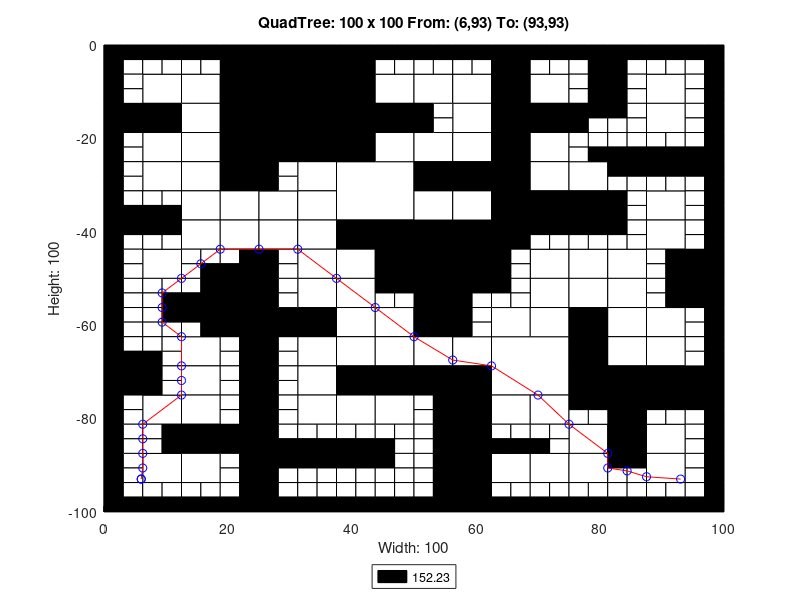

MATLAB code for this plot:
axis([0 100 -100 0]);
title('QuadTree: 100 x 100 From: (6,93) To: (93,93)');
xlabel('Width: 100');
ylabel('Height: 100');
rectangle('Position',[25 -12.5 12.5 12.5], 'FaceColor',[0 0 0]);
rectangle('Position',[25 -25 12.5 12.5], 'FaceColor',[0 0 0]);
rectangle('Position',[37.5 -37.5 12.5 12.5], 'FaceColor',[1 1 1]);
rectangle('Position',[50 -50 12.5 12.5], 'FaceColor',[0 0 0]);
rectangle('Position',[62.5 -75 12.5 12.5], 'FaceColor',[1 1 1]);
rectangle('Position',[6.25 -12.5 6.25 6.25], 'FaceColor',[1 1 1]);
rectangle('Position',[18.75 -6.25 6.25 6.25], 'FaceColor',[0 0 0]);
rectangle('Position',[12.5 -12.5 6.25 6.25], 'FaceColor',[1 1 1]);
rectangle('Position',[18.75 -12.5 6.25 6.25], 'FaceColor',[0 0 0]);
rectangle('Position',[0 -18.75 6.25 6.25], 'FaceColor',[0 0 0]);
rectangle('Position',[6.25 -18.75 6.25 6.25], 'FaceColor',[0 0 0]);
rectangle('Position',[6.25 -25 6.25 6.25], 'FaceColor',[1 1 1]);
rectangle('Position',[12.5 -18.75 6.25 6.25], 'FaceColor',[1 1 1]);
rectangle('Position',[18.75 -18.75 6.25 6.25], 'FaceColor',[0 0 0]);
rectangle('Position',[12.5 -25 6.25 6.25], 'FaceColor',[1 1 1]);
rectangle('Position',[18.75 -25 6.25 6.25], 'FaceColor',[0 0 0]);
rectangle('Position',[37.5 -6.25 6.25 6.25], 'FaceColor',[0 0 0]);
rectangle('Position',[37.5 -12.5 6.25 6.25], 'FaceColor',[0 0 0]);
rectangle('Position',[43.75 -12.5 6.25 6.25], 'FaceColor',[1 1 1]);
rectangle('Position',[37.5 -18.75 6.25 6.25], 'FaceColor',[0 0 0]);
rectangle('Position',[43.75 -18.75 6.25 6.25], 'FaceColor',[0 0 0]);
rectangle('Position',[37.5 -25 6.25 6.25], 'FaceColor',[0 0 0]);
rectangle('Position',[43.75 -25 6.25 6.25], 'FaceColor',[1 1 1]);
rectangle('Position',[6.25 -31.25 6.25 6.25], 'FaceColor',[1 1 1]);
rectangle('Position',[12.5 -31.25 6.25 6.25], 'FaceColor',[1 1 1]);
rectangle('Position',[18.75 -31.25 6.25 6.25], 'FaceColor',[0 0 0]);
rectangle('Position',[12.5 -37.5 6.25 6.25], 'FaceColor',[1 1 1]);
rectangle('Position',[18.75 -37.5 6.25 6.25], 'FaceColor',[1 1 1]);
rectangle('Position',[6.25 -50 6.25 6.25], 'FaceColor',[1 1 1]);
rectangle('Position',[12.5 -43.75 6.25 6.25], 'FaceColor',[1 1 1]);
rectangle('Position',[18.75 -43.75 6.25 6.25], 'FaceColor',[1 1 1]);
rectangle('Position',[31.25 -31.25 6.25 6.25], 'FaceColor',[1 1 1]);
rectangle('Position',[25 -37.5 6.25 6.25], 'FaceColor',[1 1 1]);
rectangle('Position',[31.25 -37.5 6.25 6.25], 'FaceColor',[1 1 1]);
rectangle('Position',[25 -43.75 6.25 6.25], 'FaceColor',[1 1 1]);
rectangle('Position',[31.25 -43.75 6.25 6.25], 'FaceColor',[1 1 1]);
rectangle('Position',[31.25 -50 6.25 6.25], 'FaceColor',[1 1 1]);
rectangle('Position',[37.5 -43.75 6.25 6.25], 'FaceColor',[0 0 0]);
rectangle('Position',[43.75 -43.75 6.25 6.25], 'FaceColor',[0 0 0]);
rectangle('Position',[37.5 -50 6.25 6.25], 'FaceColor',[1 1 1]);
rectangle('Position',[43.75 -50 6.25 6.25], 'FaceColor',[0 0 0]);
rectangle('Position',[50 -12.5 6.25 6.25], 'FaceColor',[1 1 1]);
rectangle('Position',[56.25 -12.5 6.25 6.25], 'FaceColor',[1 1 1]);
rectangle('Position',[62.5 -6.25 6.25 6.25], 'FaceColor',[0 0 0]);
rectangle('Position',[62.5 -12.5 6.25 6.25], 'FaceColor',[0 0 0]);
rectangle('Position',[68.75 -12.5 6.25 6.25], 'FaceColor',[1 1 1]);
rectangle('Position',[56.25 -18.75 6.25 6.25], 'FaceColor',[1 1 1]);
rectangle('Position',[50 -25 6.25 6.25], 'FaceColor',[1 1 1]);
rectangle('Position',[56.25 -25 6.25 6.25], 'FaceColor',[1 1 1]);
rectangle('Position',[62.5 -18.75 6.25 6.25], 'FaceColor',[0 0 0]);
rectangle('Position',[68.75 -18.75 6.25 6.25], 'FaceColor',[0 0 0]);
rectangle('Position',[62.5 -25 6.25 6.25], 'FaceColor',[0 0 0]);
rectangle('Position',[68.75 -25 6.25 6.25], 'FaceColor',[1 1 1]);
rectangle('Position',[87.5 -12.5 6.25 6.25], 'FaceColor',[1 1 1]);
rectangle('Position',[87.5 -18.75 6.25 6.25], 'FaceColor',[1 1 1]);
rectangle('Position',[50 -31.25 6.25 6.25], 'FaceColor',[0 0 0]);
rectangle('Position',[56.25 -31.25 6.25 6.25], 'FaceColor',[0 0 0]);
rectangle('Position',[50 -37.5 6.25 6.25], 'FaceColor',[1 1 1]);
rectangle('Position',[56.25 -37.5 6.25 6.25], 'FaceColor',[1 1 1]);
rectangle('Position',[62.5 -31.25 6.25 6.25], 'FaceColor',[0 0 0]);
rectangle('Position',[68.75 -31.25 6.25 6.25], 'FaceColor',[1 1 1]);
rectangle('Position',[62.5 -37.5 6.25 6.25], 'FaceColor',[0 0 0]);
rectangle('Position',[68.75 -37.5 6.25 6.25], 'FaceColor',[0 0 0]);
rectangle('Position',[62.5 -43.75 6.25 6.25], 'FaceColor',[0 0 0]);
rectangle('Position',[68.75 -50 6.25 6.25], 'FaceColor',[1 1 1]);
rectangle('Position',[75 -31.25 6.25 6.25], 'FaceColor',[1 1 1]);
rectangle('Position',[75 -37.5 6.25 6.25], 'FaceColor',[0 0 0]);
rectangle('Position',[87.5 -37.5 6.25 6.25], 'FaceColor',[1 1 1]);
rectangle('Position',[75 -50 6.25 6.25], 'FaceColor',[1 1 1]);
rectangle('Position',[81.25 -50 6.25 6.25], 'FaceColor',[1 1 1]);
rectangle('Position',[87.5 -43.75 6.25 6.25], 'FaceColor',[1 1 1]);
rectangle('Position',[93.75 -50 6.25 6.25], 'FaceColor',[0 0 0]);
rectangle('Position',[18.75 -56.25 6.25 6.25], 'FaceColor',[0 0 0]);
rectangle('Position',[18.75 -62.5 6.25 6.25], 'FaceColor',[0 0 0]);
rectangle('Position',[0 -75 6.25 6.25], 'FaceColor',[0 0 0]);
rectangle('Position',[12.5 -68.75 6.25 6.25], 'FaceColor',[1 1 1]);
rectangle('Position',[12.5 -75 6.25 6.25], 'FaceColor',[1 1 1]);
rectangle('Position',[31.25 -56.25 6.25 6.25], 'FaceColor',[1 1 1]);
rectangle('Position',[25 -62.5 6.25 6.25], 'FaceColor',[0 0 0]);
rectangle('Position',[31.25 -62.5 6.25 6.25], 'FaceColor',[0 0 0]);
rectangle('Position',[37.5 -56.25 6.25 6.25], 'FaceColor',[1 1 1]);
rectangle('Position',[37.5 -62.5 6.25 6.25], 'FaceColor',[1 1 1]);
rectangle('Position',[43.75 -62.5 6.25 6.25], 'FaceColor',[1 1 1]);
rectangle('Position',[31.25 -68.75 6.25 6.25], 'FaceColor',[1 1 1]);
rectangle('Position',[31.25 -75 6.25 6.25], 'FaceColor',[1 1 1]);
rectangle('Position',[37.5 -68.75 6.25 6.25], 'FaceColor',[1 1 1]);
rectangle('Position',[43.75 -68.75 6.25 6.25], 'FaceColor',[1 1 1]);
rectangle('Position',[37.5 -75 6.25 6.25], 'FaceColor',[0 0 0]);
rectangle('Position',[43.75 -75 6.25 6.25], 'FaceColor',[0 0 0]);
rectangle('Position',[6.25 -81.25 6.25 6.25], 'FaceColor',[1 1 1]);
rectangle('Position',[12.5 -81.25 6.25 6.25], 'FaceColor',[1 1 1]);
rectangle('Position',[12.5 -87.5 6.25 6.25], 'FaceColor',[0 0 0]);
rectangle('Position',[18.75 -87.5 6.25 6.25], 'FaceColor',[0 0 0]);
rectangle('Position',[6.25 -93.75 6.25 6.25], 'FaceColor',[1 1 1]);
rectangle('Position',[12.5 -93.75 6.25 6.25], 'FaceColor',[1 1 1]);
rectangle('Position',[31.25 -81.25 6.25 6.25], 'FaceColor',[1 1 1]);
rectangle('Position',[37.5 -81.25 6.25 6.25], 'FaceColor',[1 1 1]);
rectangle('Position',[43.75 -81.25 6.25 6.25], 'FaceColor',[1 1 1]);
rectangle('Position',[50 -56.25 6.25 6.25], 'FaceColor',[0 0 0]);
rectangle('Position',[50 -62.5 6.25 6.25], 'FaceColor',[0 0 0]);
rectangle('Position',[68.75 -56.25 6.25 6.25], 'FaceColor',[1 1 1]);
rectangle('Position',[62.5 -62.5 6.25 6.25], 'FaceColor',[1 1 1]);
rectangle('Position',[68.75 -62.5 6.25 6.25], 'FaceColor',[1 1 1]);
rectangle('Position',[50 -68.75 6.25 6.25], 'FaceColor',[1 1 1]);
rectangle('Position',[56.25 -68.75 6.25 6.25], 'FaceColor',[1 1 1]);
rectangle('Position',[50 -75 6.25 6.25], 'FaceColor',[0 0 0]);
rectangle('Position',[56.25 -75 6.25 6.25], 'FaceColor',[0 0 0]);
rectangle('Position',[75 -56.25 6.25 6.25], 'FaceColor',[1 1 1]);
rectangle('Position',[81.25 -56.25 6.25 6.25], 'FaceColor',[1 1 1]);
rectangle('Position',[75 -62.5 6.25 6.25], 'FaceColor',[0 0 0]);
rectangle('Position',[81.25 -62.5 6.25 6.25], 'FaceColor',[1 1 1]);
rectangle('Position',[93.75 -56.25 6.25 6.25], 'FaceColor',[0 0 0]);
rectangle('Position',[87.5 -62.5 6.25 6.25], 'FaceColor',[1 1 1]);
rectangle('Position',[75 -68.75 6.25 6.25], 'FaceColor',[0 0 0]);
rectangle('Position',[81.25 -68.75 6.25 6.25], 'FaceColor',[1 1 1]);
rectangle('Position',[75 -75 6.25 6.25], 'FaceColor',[0 0 0]);
rectangle('Position',[81.25 -75 6.25 6.25], 'FaceColor',[0 0 0]);
rectangle('Position',[87.5 -68.75 6.25 6.25], 'FaceColor',[1 1 1]);
rectangle('Position',[87.5 -75 6.25 6.25], 'FaceColor',[0 0 0]);
rectangle('Position',[93.75 -75 6.25 6.25], 'FaceColor',[0 0 0]);
rectangle('Position',[56.25 -81.25 6.25 6.25], 'FaceColor',[0 0 0]);
rectangle('Position',[56.25 -87.5 6.25 6.25], 'FaceColor',[0 0 0]);
rectangle('Position',[62.5 -81.25 6.25 6.25], 'FaceColor',[1 1 1]);
rectangle('Position',[68.75 -81.25 6.25 6.25], 'FaceColor',[1 1 1]);
rectangle('Position',[56.25 -93.75 6.25 6.25], 'FaceColor',[0 0 0]);
rectangle('Position',[56.25 -100 6.25 6.25], 'FaceColor',[0 0 0]);
rectangle('Position',[62.5 -93.75 6.25 6.25], 'FaceColor',[1 1 1]);
rectangle('Position',[68.75 -93.75 6.25 6.25], 'FaceColor',[1 1 1]);
rectangle('Position',[81.25 -81.25 6.25 6.25], 'FaceColor',[0 0 0]);
rectangle('Position',[75 -87.5 6.25 6.25], 'FaceColor',[1 1 1]);
rectangle('Position',[81.25 -87.5 6.25 6.25], 'FaceColor',[0 0 0]);
rectangle('Position',[87.5 -87.5 6.25 6.25], 'FaceColor',[1 1 1]);
rectangle('Position',[75 -93.75 6.25 6.25], 'FaceColor',[1 1 1]);
rectangle('Position',[87.5 -93.75 6.25 6.25], 'FaceColor',[1 1 1]);
rectangle('Position',[0 -3.125 3.125 3.125], 'FaceColor',[0 0 0]);
rectangle('Position',[3.125 -3.125 3.125 3.125], 'FaceColor',[0 0 0]);
rectangle('Position',[0 -6.25 3.125 3.125], 'FaceColor',[0 0 0]);
rectangle('Position',[3.125 -6.25 3.125 3.125], 'FaceColor',[1 1 1]);
rectangle('Position',[6.25 -3.125 3.125 3.125], 'FaceColor',[0 0 0]);
rectangle('Position',[9.375 -3.125 3.125 3.125], 'FaceColor',[0 0 0]);
rectangle('Position',[6.25 -6.25 3.125 3.125], 'FaceColor',[1 1 1]);
rectangle('Position',[9.375 -6.25 3.125 3.125], 'FaceColor',[1 1 1]);
rectangle('Position',[0 -9.375 3.125 3.125], 'FaceColor',[0 0 0]);
rectangle('Position',[3.125 -9.375 3.125 3.125], 'FaceColor',[1 1 1]);
rectangle('Position',[0 -12.5 3.125 3.125], 'FaceColor',[0 0 0]);
rectangle('Position',[3.125 -12.5 3.125 3.125], 'FaceColor',[1 1 1]);
rectangle('Position',[12.5 -3.125 3.125 3.125], 'FaceColor',[0 0 0]);
rectangle('Position',[15.625 -3.125 3.125 3.125], 'FaceColor',[0 0 0]);
rectangle('Position',[12.5 -6.25 3.125 3.125], 'FaceColor',[1 1 1]);
rectangle('Position',[15.625 -6.25 3.125 3.125], 'FaceColor',[1 1 1]);
rectangle('Position',[0 -21.875 3.125 3.125], 'FaceColor',[0 0 0]);
rectangle('Position',[3.125 -21.875 3.125 3.125], 'FaceColor',[1 1 1]);
rectangle('Position',[0 -25 3.125 3.125], 'FaceColor',[0 0 0]);
rectangle('Position',[3.125 -25 3.125 3.125], 'FaceColor',[1 1 1]);
rectangle('Position',[43.75 -3.125 3.125 3.125], 'FaceColor',[0 0 0]);
rectangle('Position',[46.875 -3.125 3.125 3.125], 'FaceColor',[0 0 0]);
rectangle('Position',[43.75 -6.25 3.125 3.125], 'FaceColor',[1 1 1]);
rectangle('Position',[46.875 -6.25 3.125 3.125], 'FaceColor',[1 1 1]);
rectangle('Position',[0 -28.125 3.125 3.125], 'FaceColor',[0 0 0]);
rectangle('Position',[3.125 -28.125 3.125 3.125], 'FaceColor',[1 1 1]);
rectangle('Position',[0 -31.25 3.125 3.125], 'FaceColor',[0 0 0]);
rectangle('Position',[3.125 -31.25 3.125 3.125], 'FaceColor',[1 1 1]);
rectangle('Position',[0 -34.375 3.125 3.125], 'FaceColor',[0 0 0]);
rectangle('Position',[3.125 -34.375 3.125 3.125], 'FaceColor',[1 1 1]);
rectangle('Position',[0 -37.5 3.125 3.125], 'FaceColor',[0 0 0]);
rectangle('Position',[3.125 -37.5 3.125 3.125], 'FaceColor',[0 0 0]);
rectangle('Position',[6.25 -34.375 3.125 3.125], 'FaceColor',[1 1 1]);
rectangle('Position',[9.375 -34.375 3.125 3.125], 'FaceColor',[1 1 1]);
rectangle('Position',[6.25 -37.5 3.125 3.125], 'FaceColor',[0 0 0]);
rectangle('Position',[9.375 -37.5 3.125 3.125], 'FaceColor',[0 0 0]);
rectangle('Position',[0 -40.625 3.125 3.125], 'FaceColor',[0 0 0]);
rectangle('Position',[3.125 -40.625 3.125 3.125], 'FaceColor',[0 0 0]);
rectangle('Position',[0 -43.75 3.125 3.125], 'FaceColor',[0 0 0]);
rectangle('Position',[3.125 -43.75 3.125 3.125], 'FaceColor',[1 1 1]);
rectangle('Position',[6.25 -40.625 3.125 3.125], 'FaceColor',[0 0 0]);
rectangle('Position',[9.375 -40.625 3.125 3.125], 'FaceColor',[0 0 0]);
rectangle('Position',[6.25 -43.75 3.125 3.125], 'FaceColor',[1 1 1]);
rectangle('Position',[9.375 -43.75 3.125 3.125], 'FaceColor',[1 1 1]);
rectangle('Position',[0 -46.875 3.125 3.125], 'FaceColor',[0 0 0]);
rectangle('Position',[3.125 -46.875 3.125 3.125], 'FaceColor',[1 1 1]);
rectangle('Position',[0 -50 3.125 3.125], 'FaceColor',[0 0 0]);
rectangle('Position',[3.125 -50 3.125 3.125], 'FaceColor',[1 1 1]);
rectangle('Position',[12.5 -46.875 3.125 3.125], 'FaceColor',[1 1 1]);
rectangle('Position',[15.625 -46.875 3.125 3.125], 'FaceColor',[1 1 1]);
rectangle('Position',[12.5 -50 3.125 3.125], 'FaceColor',[1 1 1]);
rectangle('Position',[15.625 -50 3.125 3.125], 'FaceColor',[0 0 0]);
rectangle('Position',[18.75 -46.875 3.125 3.125], 'FaceColor',[1 1 1]);
rectangle('Position',[21.875 -46.875 3.125 3.125], 'FaceColor',[0 0 0]);
rectangle('Position',[18.75 -50 3.125 3.125], 'FaceColor',[0 0 0]);
rectangle('Position',[21.875 -50 3.125 3.125], 'FaceColor',[0 0 0]);
rectangle('Position',[25 -28.125 3.125 3.125], 'FaceColor',[0 0 0]);
rectangle('Position',[28.125 -28.125 3.125 3.125], 'FaceColor',[1 1 1]);
rectangle('Position',[25 -31.25 3.125 3.125], 'FaceColor',[0 0 0]);
rectangle('Position',[28.125 -31.25 3.125 3.125], 'FaceColor',[1 1 1]);
rectangle('Position',[25 -46.875 3.125 3.125], 'FaceColor',[0 0 0]);
rectangle('Position',[28.125 -46.875 3.125 3.125], 'FaceColor',[1 1 1]);
rectangle('Position',[25 -50 3.125 3.125], 'FaceColor',[0 0 0]);
rectangle('Position',[28.125 -50 3.125 3.125], 'FaceColor',[1 1 1]);
rectangle('Position',[50 -3.125 3.125 3.125], 'FaceColor',[0 0 0]);
rectangle('Position',[53.125 -3.125 3.125 3.125], 'FaceColor',[0 0 0]);
rectangle('Position',[50 -6.25 3.125 3.125], 'FaceColor',[1 1 1]);
rectangle('Position',[53.125 -6.25 3.125 3.125], 'FaceColor',[1 1 1]);
rectangle('Position',[56.25 -3.125 3.125 3.125], 'FaceColor',[0 0 0]);
rectangle('Position',[59.375 -3.125 3.125 3.125], 'FaceColor',[0 0 0]);
rectangle('Position',[56.25 -6.25 3.125 3.125], 'FaceColor',[1 1 1]);
rectangle('Position',[59.375 -6.25 3.125 3.125], 'FaceColor',[1 1 1]);
rectangle('Position',[68.75 -3.125 3.125 3.125], 'FaceColor',[0 0 0]);
rectangle('Position',[71.875 -3.125 3.125 3.125], 'FaceColor',[0 0 0]);
rectangle('Position',[68.75 -6.25 3.125 3.125], 'FaceColor',[1 1 1]);
rectangle('Position',[71.875 -6.25 3.125 3.125], 'FaceColor',[1 1 1]);
rectangle('Position',[50 -15.625 3.125 3.125], 'FaceColor',[0 0 0]);
rectangle('Position',[53.125 -15.625 3.125 3.125], 'FaceColor',[1 1 1]);
rectangle('Position',[50 -18.75 3.125 3.125], 'FaceColor',[0 0 0]);
rectangle('Position',[53.125 -18.75 3.125 3.125], 'FaceColor',[1 1 1]);
rectangle('Position',[75 -3.125 3.125 3.125], 'FaceColor',[0 0 0]);
rectangle('Position',[78.125 -3.125 3.125 3.125], 'FaceColor',[0 0 0]);
rectangle('Position',[75 -6.25 3.125 3.125], 'FaceColor',[1 1 1]);
rectangle('Position',[78.125 -6.25 3.125 3.125], 'FaceColor',[0 0 0]);
rectangle('Position',[81.25 -3.125 3.125 3.125], 'FaceColor',[0 0 0]);
rectangle('Position',[84.375 -3.125 3.125 3.125], 'FaceColor',[0 0 0]);
rectangle('Position',[81.25 -6.25 3.125 3.125], 'FaceColor',[0 0 0]);
rectangle('Position',[84.375 -6.25 3.125 3.125], 'FaceColor',[1 1 1]);
rectangle('Position',[75 -9.375 3.125 3.125], 'FaceColor',[1 1 1]);
rectangle('Position',[78.125 -9.375 3.125 3.125], 'FaceColor',[0 0 0]);
rectangle('Position',[75 -12.5 3.125 3.125], 'FaceColor',[1 1 1]);
rectangle('Position',[78.125 -12.5 3.125 3.125], 'FaceColor',[0 0 0]);
rectangle('Position',[81.25 -9.375 3.125 3.125], 'FaceColor',[0 0 0]);
rectangle('Position',[84.375 -9.375 3.125 3.125], 'FaceColor',[1 1 1]);
rectangle('Position',[81.25 -12.5 3.125 3.125], 'FaceColor',[0 0 0]);
rectangle('Position',[84.375 -12.5 3.125 3.125], 'FaceColor',[1 1 1]);
rectangle('Position',[87.5 -3.125 3.125 3.125], 'FaceColor',[0 0 0]);
rectangle('Position',[90.625 -3.125 3.125 3.125], 'FaceColor',[0 0 0]);
rectangle('Position',[87.5 -6.25 3.125 3.125], 'FaceColor',[1 1 1]);
rectangle('Position',[90.625 -6.25 3.125 3.125], 'FaceColor',[1 1 1]);
rectangle('Position',[93.75 -3.125 3.125 3.125], 'FaceColor',[0 0 0]);
rectangle('Position',[96.875 -3.125 3.125 3.125], 'FaceColor',[0 0 0]);
rectangle('Position',[93.75 -6.25 3.125 3.125], 'FaceColor',[1 1 1]);
rectangle('Position',[96.875 -6.25 3.125 3.125], 'FaceColor',[0 0 0]);
rectangle('Position',[93.75 -9.375 3.125 3.125], 'FaceColor',[1 1 1]);
rectangle('Position',[96.875 -9.375 3.125 3.125], 'FaceColor',[0 0 0]);
rectangle('Position',[93.75 -12.5 3.125 3.125], 'FaceColor',[1 1 1]);
rectangle('Position',[96.875 -12.5 3.125 3.125], 'FaceColor',[0 0 0]);
rectangle('Position',[75 -15.625 3.125 3.125], 'FaceColor',[0 0 0]);
rectangle('Position',[78.125 -15.625 3.125 3.125], 'FaceColor',[0 0 0]);
rectangle('Position',[75 -18.75 3.125 3.125], 'FaceColor',[0 0 0]);
rectangle('Position',[78.125 -18.75 3.125 3.125], 'FaceColor',[1 1 1]);
rectangle('Position',[81.25 -15.625 3.125 3.125], 'FaceColor',[0 0 0]);
rectangle('Position',[84.375 -15.625 3.125 3.125], 'FaceColor',[1 1 1]);
rectangle('Position',[81.25 -18.75 3.125 3.125], 'FaceColor',[1 1 1]);
rectangle('Position',[84.375 -18.75 3.125 3.125], 'FaceColor',[1 1 1]);
rectangle('Position',[75 -21.875 3.125 3.125], 'FaceColor',[1 1 1]);
rectangle('Position',[78.125 -21.875 3.125 3.125], 'FaceColor',[1 1 1]);
rectangle('Position',[75 -25 3.125 3.125], 'FaceColor',[1 1 1]);
rectangle('Position',[78.125 -25 3.125 3.125], 'FaceColor',[0 0 0]);
rectangle('Position',[81.25 -21.875 3.125 3.125], 'FaceColor',[1 1 1]);
rectangle('Position',[84.375 -21.875 3.125 3.125], 'FaceColor',[1 1 1]);
rectangle('Position',[81.25 -25 3.125 3.125], 'FaceColor',[0 0 0]);
rectangle('Position',[84.375 -25 3.125 3.125], 'FaceColor',[0 0 0]);
rectangle('Position',[93.75 -15.625 3.125 3.125], 'FaceColor',[1 1 1]);
rectangle('Position',[96.875 -15.625 3.125 3.125], 'FaceColor',[0 0 0]);
rectangle('Position',[93.75 -18.75 3.125 3.125], 'FaceColor',[1 1 1]);
rectangle('Position',[96.875 -18.75 3.125 3.125], 'FaceColor',[0 0 0]);
rectangle('Position',[87.5 -21.875 3.125 3.125], 'FaceColor',[1 1 1]);
rectangle('Position',[90.625 -21.875 3.125 3.125], 'FaceColor',[1 1 1]);
rectangle('Position',[87.5 -25 3.125 3.125], 'FaceColor',[0 0 0]);
rectangle('Position',[90.625 -25 3.125 3.125], 'FaceColor',[0 0 0]);
rectangle('Position',[93.75 -21.875 3.125 3.125], 'FaceColor',[1 1 1]);
rectangle('Position',[96.875 -21.875 3.125 3.125], 'FaceColor',[0 0 0]);
rectangle('Position',[93.75 -25 3.125 3.125], 'FaceColor',[0 0 0]);
rectangle('Position',[96.875 -25 3.125 3.125], 'FaceColor',[0 0 0]);
rectangle('Position',[68.75 -40.625 3.125 3.125], 'FaceColor',[0 0 0]);
rectangle('Position',[71.875 -40.625 3.125 3.125], 'FaceColor',[0 0 0]);
rectangle('Position',[68.75 -43.75 3.125 3.125], 'FaceColor',[1 1 1]);
rectangle('Position',[71.875 -43.75 3.125 3.125], 'FaceColor',[1 1 1]);
rectangle('Position',[62.5 -46.875 3.125 3.125], 'FaceColor',[0 0 0]);
rectangle('Position',[65.625 -46.875 3.125 3.125], 'FaceColor',[1 1 1]);
rectangle('Position',[62.5 -50 3.125 3.125], 'FaceColor',[0 0 0]);
rectangle('Position',[65.625 -50 3.125 3.125], 'FaceColor',[1 1 1]);
rectangle('Position',[81.25 -28.125 3.125 3.125], 'FaceColor',[0 0 0]);
rectangle('Position',[84.375 -28.125 3.125 3.125], 'FaceColor',[0 0 0]);
rectangle('Position',[81.25 -31.25 3.125 3.125], 'FaceColor',[1 1 1]);
rectangle('Position',[84.375 -31.25 3.125 3.125], 'FaceColor',[1 1 1]);
rectangle('Position',[81.25 -34.375 3.125 3.125], 'FaceColor',[0 0 0]);
rectangle('Position',[84.375 -34.375 3.125 3.125], 'FaceColor',[1 1 1]);
rectangle('Position',[81.25 -37.5 3.125 3.125], 'FaceColor',[0 0 0]);
rectangle('Position',[84.375 -37.5 3.125 3.125], 'FaceColor',[1 1 1]);
rectangle('Position',[87.5 -28.125 3.125 3.125], 'FaceColor',[0 0 0]);
rectangle('Position',[90.625 -28.125 3.125 3.125], 'FaceColor',[0 0 0]);
rectangle('Position',[87.5 -31.25 3.125 3.125], 'FaceColor',[1 1 1]);
rectangle('Position',[90.625 -31.25 3.125 3.125], 'FaceColor',[1 1 1]);
rectangle('Position',[93.75 -28.125 3.125 3.125], 'FaceColor',[0 0 0]);
rectangle('Position',[96.875 -28.125 3.125 3.125], 'FaceColor',[0 0 0]);
rectangle('Position',[93.75 -31.25 3.125 3.125], 'FaceColor',[1 1 1]);
rectangle('Position',[96.875 -31.25 3.125 3.125], 'FaceColor',[0 0 0]);
rectangle('Position',[93.75 -34.375 3.125 3.125], 'FaceColor',[1 1 1]);
rectangle('Position',[96.875 -34.375 3.125 3.125], 'FaceColor',[0 0 0]);
rectangle('Position',[93.75 -37.5 3.125 3.125], 'FaceColor',[1 1 1]);
rectangle('Position',[96.875 -37.5 3.125 3.125], 'FaceColor',[0 0 0]);
rectangle('Position',[75 -40.625 3.125 3.125], 'FaceColor',[0 0 0]);
rectangle('Position',[78.125 -40.625 3.125 3.125], 'FaceColor',[0 0 0]);
rectangle('Position',[75 -43.75 3.125 3.125], 'FaceColor',[1 1 1]);
rectangle('Position',[78.125 -43.75 3.125 3.125], 'FaceColor',[1 1 1]);
rectangle('Position',[81.25 -40.625 3.125 3.125], 'FaceColor',[0 0 0]);
rectangle('Position',[84.375 -40.625 3.125 3.125], 'FaceColor',[1 1 1]);
rectangle('Position',[81.25 -43.75 3.125 3.125], 'FaceColor',[1 1 1]);
rectangle('Position',[84.375 -43.75 3.125 3.125], 'FaceColor',[1 1 1]);
rectangle('Position',[93.75 -40.625 3.125 3.125], 'FaceColor',[1 1 1]);
rectangle('Position',[96.875 -40.625 3.125 3.125], 'FaceColor',[0 0 0]);
rectangle('Position',[93.75 -43.75 3.125 3.125], 'FaceColor',[1 1 1]);
rectangle('Position',[96.875 -43.75 3.125 3.125], 'FaceColor',[0 0 0]);
rectangle('Position',[87.5 -46.875 3.125 3.125], 'FaceColor',[1 1 1]);
rectangle('Position',[90.625 -46.875 3.125 3.125], 'FaceColor',[0 0 0]);
rectangle('Position',[87.5 -50 3.125 3.125], 'FaceColor',[1 1 1]);
rectangle('Position',[90.625 -50 3.125 3.125], 'FaceColor',[0 0 0]);
rectangle('Position',[0 -53.125 3.125 3.125], 'FaceColor',[0 0 0]);
rectangle('Position',[3.125 -53.125 3.125 3.125], 'FaceColor',[1 1 1]);
rectangle('Position',[0 -56.25 3.125 3.125], 'FaceColor',[0 0 0]);
rectangle('Position',[3.125 -56.25 3.125 3.125], 'FaceColor',[1 1 1]);
rectangle('Position',[6.25 -53.125 3.125 3.125], 'FaceColor',[1 1 1]);
rectangle('Position',[9.375 -53.125 3.125 3.125], 'FaceColor',[1 1 1]);
rectangle('Position',[6.25 -56.25 3.125 3.125], 'FaceColor',[1 1 1]);
rectangle('Position',[9.375 -56.25 3.125 3.125], 'FaceColor',[0 0 0]);
rectangle('Position',[0 -59.375 3.125 3.125], 'FaceColor',[0 0 0]);
rectangle('Position',[3.125 -59.375 3.125 3.125], 'FaceColor',[1 1 1]);
rectangle('Position',[0 -62.5 3.125 3.125], 'FaceColor',[0 0 0]);
rectangle('Position',[3.125 -62.5 3.125 3.125], 'FaceColor',[1 1 1]);
rectangle('Position',[6.25 -59.375 3.125 3.125], 'FaceColor',[1 1 1]);
rectangle('Position',[9.375 -59.375 3.125 3.125], 'FaceColor',[0 0 0]);
rectangle('Position',[6.25 -62.5 3.125 3.125], 'FaceColor',[1 1 1]);
rectangle('Position',[9.375 -62.5 3.125 3.125], 'FaceColor',[1 1 1]);
rectangle('Position',[12.5 -53.125 3.125 3.125], 'FaceColor',[1 1 1]);
rectangle('Position',[15.625 -53.125 3.125 3.125], 'FaceColor',[0 0 0]);
rectangle('Position',[12.5 -56.25 3.125 3.125], 'FaceColor',[0 0 0]);
rectangle('Position',[15.625 -56.25 3.125 3.125], 'FaceColor',[0 0 0]);
rectangle('Position',[12.5 -59.375 3.125 3.125], 'FaceColor',[0 0 0]);
rectangle('Position',[15.625 -59.375 3.125 3.125], 'FaceColor',[0 0 0]);
rectangle('Position',[12.5 -62.5 3.125 3.125], 'FaceColor',[1 1 1]);
rectangle('Position',[15.625 -62.5 3.125 3.125], 'FaceColor',[0 0 0]);
rectangle('Position',[0 -65.625 3.125 3.125], 'FaceColor',[0 0 0]);
rectangle('Position',[3.125 -65.625 3.125 3.125], 'FaceColor',[1 1 1]);
rectangle('Position',[0 -68.75 3.125 3.125], 'FaceColor',[0 0 0]);
rectangle('Position',[3.125 -68.75 3.125 3.125], 'FaceColor',[0 0 0]);
rectangle('Position',[6.25 -65.625 3.125 3.125], 'FaceColor',[1 1 1]);
rectangle('Position',[9.375 -65.625 3.125 3.125], 'FaceColor',[1 1 1]);
rectangle('Position',[6.25 -68.75 3.125 3.125], 'FaceColor',[0 0 0]);
rectangle('Position',[9.375 -68.75 3.125 3.125], 'FaceColor',[1 1 1]);
rectangle('Position',[6.25 -71.875 3.125 3.125], 'FaceColor',[0 0 0]);
rectangle('Position',[9.375 -71.875 3.125 3.125], 'FaceColor',[1 1 1]);
rectangle('Position',[6.25 -75 3.125 3.125], 'FaceColor',[0 0 0]);
rectangle('Position',[9.375 -75 3.125 3.125], 'FaceColor',[1 1 1]);
rectangle('Position',[18.75 -65.625 3.125 3.125], 'FaceColor',[1 1 1]);
rectangle('Position',[21.875 -65.625 3.125 3.125], 'FaceColor',[0 0 0]);
rectangle('Position',[18.75 -68.75 3.125 3.125], 'FaceColor',[1 1 1]);
rectangle('Position',[21.875 -68.75 3.125 3.125], 'FaceColor',[0 0 0]);
rectangle('Position',[18.75 -71.875 3.125 3.125], 'FaceColor',[1 1 1]);
rectangle('Position',[21.875 -71.875 3.125 3.125], 'FaceColor',[0 0 0]);
rectangle('Position',[18.75 -75 3.125 3.125], 'FaceColor',[1 1 1]);
rectangle('Position',[21.875 -75 3.125 3.125], 'FaceColor',[0 0 0]);
rectangle('Position',[25 -53.125 3.125 3.125], 'FaceColor',[0 0 0]);
rectangle('Position',[28.125 -53.125 3.125 3.125], 'FaceColor',[1 1 1]);
rectangle('Position',[25 -56.25 3.125 3.125], 'FaceColor',[0 0 0]);
rectangle('Position',[28.125 -56.25 3.125 3.125], 'FaceColor',[1 1 1]);
rectangle('Position',[43.75 -53.125 3.125 3.125], 'FaceColor',[0 0 0]);
rectangle('Position',[46.875 -53.125 3.125 3.125], 'FaceColor',[0 0 0]);
rectangle('Position',[43.75 -56.25 3.125 3.125], 'FaceColor',[1 1 1]);
rectangle('Position',[46.875 -56.25 3.125 3.125], 'FaceColor',[1 1 1]);
rectangle('Position',[25 -65.625 3.125 3.125], 'FaceColor',[0 0 0]);
rectangle('Position',[28.125 -65.625 3.125 3.125], 'FaceColor',[1 1 1]);
rectangle('Position',[25 -68.75 3.125 3.125], 'FaceColor',[0 0 0]);
rectangle('Position',[28.125 -68.75 3.125 3.125], 'FaceColor',[1 1 1]);
rectangle('Position',[25 -71.875 3.125 3.125], 'FaceColor',[0 0 0]);
rectangle('Position',[28.125 -71.875 3.125 3.125], 'FaceColor',[1 1 1]);
rectangle('Position',[25 -75 3.125 3.125], 'FaceColor',[0 0 0]);
rectangle('Position',[28.125 -75 3.125 3.125], 'FaceColor',[1 1 1]);
rectangle('Position',[0 -78.125 3.125 3.125], 'FaceColor',[0 0 0]);
rectangle('Position',[3.125 -78.125 3.125 3.125], 'FaceColor',[1 1 1]);
rectangle('Position',[0 -81.25 3.125 3.125], 'FaceColor',[0 0 0]);
rectangle('Position',[3.125 -81.25 3.125 3.125], 'FaceColor',[1 1 1]);
rectangle('Position',[0 -84.375 3.125 3.125], 'FaceColor',[0 0 0]);
rectangle('Position',[3.125 -84.375 3.125 3.125], 'FaceColor',[1 1 1]);
rectangle('Position',[0 -87.5 3.125 3.125], 'FaceColor',[0 0 0]);
rectangle('Position',[3.125 -87.5 3.125 3.125], 'FaceColor',[1 1 1]);
rectangle('Position',[6.25 -84.375 3.125 3.125], 'FaceColor',[1 1 1]);
rectangle('Position',[9.375 -84.375 3.125 3.125], 'FaceColor',[0 0 0]);
rectangle('Position',[6.25 -87.5 3.125 3.125], 'FaceColor',[1 1 1]);
rectangle('Position',[9.375 -87.5 3.125 3.125], 'FaceColor',[0 0 0]);
rectangle('Position',[18.75 -78.125 3.125 3.125], 'FaceColor',[1 1 1]);
rectangle('Position',[21.875 -78.125 3.125 3.125], 'FaceColor',[0 0 0]);
rectangle('Position',[18.75 -81.25 3.125 3.125], 'FaceColor',[1 1 1]);
rectangle('Position',[21.875 -81.25 3.125 3.125], 'FaceColor',[0 0 0]);
rectangle('Position',[0 -90.625 3.125 3.125], 'FaceColor',[0 0 0]);
rectangle('Position',[3.125 -90.625 3.125 3.125], 'FaceColor',[1 1 1]);
rectangle('Position',[0 -93.75 3.125 3.125], 'FaceColor',[0 0 0]);
rectangle('Position',[3.125 -93.75 3.125 3.125], 'FaceColor',[1 1 1]);
rectangle('Position',[0 -96.875 3.125 3.125], 'FaceColor',[0 0 0]);
rectangle('Position',[3.125 -96.875 3.125 3.125], 'FaceColor',[1 1 1]);
rectangle('Position',[0 -100 3.125 3.125], 'FaceColor',[0 0 0]);
rectangle('Position',[3.125 -100 3.125 3.125], 'FaceColor',[0 0 0]);
rectangle('Position',[6.25 -96.875 3.125 3.125], 'FaceColor',[1 1 1]);
rectangle('Position',[9.375 -96.875 3.125 3.125], 'FaceColor',[1 1 1]);
rectangle('Position',[6.25 -100 3.125 3.125], 'FaceColor',[0 0 0]);
rectangle('Position',[9.375 -100 3.125 3.125], 'FaceColor',[0 0 0]);
rectangle('Position',[18.75 -90.625 3.125 3.125], 'FaceColor',[1 1 1]);
rectangle('Position',[21.875 -90.625 3.125 3.125], 'FaceColor',[0 0 0]);
rectangle('Position',[18.75 -93.75 3.125 3.125], 'FaceColor',[1 1 1]);
rectangle('Position',[21.875 -93.75 3.125 3.125], 'FaceColor',[0 0 0]);
rectangle('Position',[12.5 -96.875 3.125 3.125], 'FaceColor',[1 1 1]);
rectangle('Position',[15.625 -96.875 3.125 3.125], 'FaceColor',[1 1 1]);
rectangle('Position',[12.5 -100 3.125 3.125], 'FaceColor',[0 0 0]);
rectangle('Position',[15.625 -100 3.125 3.125], 'FaceColor',[0 0 0]);
rectangle('Position',[18.75 -96.875 3.125 3.125], 'FaceColor',[1 1 1]);
rectangle('Position',[21.875 -96.875 3.125 3.125], 'FaceColor',[0 0 0]);
rectangle('Position',[18.75 -100 3.125 3.125], 'FaceColor',[0 0 0]);
rectangle('Position',[21.875 -100 3.125 3.125], 'FaceColor',[0 0 0]);
rectangle('Position',[25 -78.125 3.125 3.125], 'FaceColor',[0 0 0]);
rectangle('Position',[28.125 -78.125 3.125 3.125], 'FaceColor',[1 1 1]);
rectangle('Position',[25 -81.25 3.125 3.125], 'FaceColor',[0 0 0]);
rectangle('Position',[28.125 -81.25 3.125 3.125], 'FaceColor',[1 1 1]);
rectangle('Position',[25 -84.375 3.125 3.125], 'FaceColor',[0 0 0]);
rectangle('Position',[28.125 -84.375 3.125 3.125], 'FaceColor',[1 1 1]);
rectangle('Position',[25 -87.5 3.125 3.125], 'FaceColor',[0 0 0]);
rectangle('Position',[28.125 -87.5 3.125 3.125], 'FaceColor',[0 0 0]);
rectangle('Position',[31.25 -84.375 3.125 3.125], 'FaceColor',[1 1 1]);
rectangle('Position',[34.375 -84.375 3.125 3.125], 'FaceColor',[1 1 1]);
rectangle('Position',[31.25 -87.5 3.125 3.125], 'FaceColor',[0 0 0]);
rectangle('Position',[34.375 -87.5 3.125 3.125], 'FaceColor',[0 0 0]);
rectangle('Position',[37.5 -84.375 3.125 3.125], 'FaceColor',[1 1 1]);
rectangle('Position',[40.625 -84.375 3.125 3.125], 'FaceColor',[1 1 1]);
rectangle('Position',[37.5 -87.5 3.125 3.125], 'FaceColor',[0 0 0]);
rectangle('Position',[40.625 -87.5 3.125 3.125], 'FaceColor',[0 0 0]);
rectangle('Position',[43.75 -84.375 3.125 3.125], 'FaceColor',[1 1 1]);
rectangle('Position',[46.875 -84.375 3.125 3.125], 'FaceColor',[1 1 1]);
rectangle('Position',[43.75 -87.5 3.125 3.125], 'FaceColor',[0 0 0]);
rectangle('Position',[46.875 -87.5 3.125 3.125], 'FaceColor',[1 1 1]);
rectangle('Position',[25 -90.625 3.125 3.125], 'FaceColor',[0 0 0]);
rectangle('Position',[28.125 -90.625 3.125 3.125], 'FaceColor',[0 0 0]);
rectangle('Position',[25 -93.75 3.125 3.125], 'FaceColor',[0 0 0]);
rectangle('Position',[28.125 -93.75 3.125 3.125], 'FaceColor',[1 1 1]);
rectangle('Position',[31.25 -90.625 3.125 3.125], 'FaceColor',[0 0 0]);
rectangle('Position',[34.375 -90.625 3.125 3.125], 'FaceColor',[0 0 0]);
rectangle('Position',[31.25 -93.75 3.125 3.125], 'FaceColor',[1 1 1]);
rectangle('Position',[34.375 -93.75 3.125 3.125], 'FaceColor',[1 1 1]);
rectangle('Position',[25 -96.875 3.125 3.125], 'FaceColor',[0 0 0]);
rectangle('Position',[28.125 -96.875 3.125 3.125], 'FaceColor',[1 1 1]);
rectangle('Position',[25 -100 3.125 3.125], 'FaceColor',[0 0 0]);
rectangle('Position',[28.125 -100 3.125 3.125], 'FaceColor',[0 0 0]);
rectangle('Position',[31.25 -96.875 3.125 3.125], 'FaceColor',[1 1 1]);
rectangle('Position',[34.375 -96.875 3.125 3.125], 'FaceColor',[1 1 1]);
rectangle('Position',[31.25 -100 3.125 3.125], 'FaceColor',[0 0 0]);
rectangle('Position',[34.375 -100 3.125 3.125], 'FaceColor',[0 0 0]);
rectangle('Position',[37.5 -90.625 3.125 3.125], 'FaceColor',[0 0 0]);
rectangle('Position',[40.625 -90.625 3.125 3.125], 'FaceColor',[0 0 0]);
rectangle('Position',[37.5 -93.75 3.125 3.125], 'FaceColor',[1 1 1]);
rectangle('Position',[40.625 -93.75 3.125 3.125], 'FaceColor',[1 1 1]);
rectangle('Position',[43.75 -90.625 3.125 3.125], 'FaceColor',[0 0 0]);
rectangle('Position',[46.875 -90.625 3.125 3.125], 'FaceColor',[1 1 1]);
rectangle('Position',[43.75 -93.75 3.125 3.125], 'FaceColor',[1 1 1]);
rectangle('Position',[46.875 -93.75 3.125 3.125], 'FaceColor',[1 1 1]);
rectangle('Position',[37.5 -96.875 3.125 3.125], 'FaceColor',[1 1 1]);
rectangle('Position',[40.625 -96.875 3.125 3.125], 'FaceColor',[1 1 1]);
rectangle('Position',[37.5 -100 3.125 3.125], 'FaceColor',[0 0 0]);
rectangle('Position',[40.625 -100 3.125 3.125], 'FaceColor',[0 0 0]);
rectangle('Position',[43.75 -96.875 3.125 3.125], 'FaceColor',[1 1 1]);
rectangle('Position',[46.875 -96.875 3.125 3.125], 'FaceColor',[1 1 1]);
rectangle('Position',[43.75 -100 3.125 3.125], 'FaceColor',[0 0 0]);
rectangle('Position',[46.875 -100 3.125 3.125], 'FaceColor',[0 0 0]);
rectangle('Position',[56.25 -53.125 3.125 3.125], 'FaceColor',[0 0 0]);
rectangle('Position',[59.375 -53.125 3.125 3.125], 'FaceColor',[0 0 0]);
rectangle('Position',[56.25 -56.25 3.125 3.125], 'FaceColor',[0 0 0]);
rectangle('Position',[59.375 -56.25 3.125 3.125], 'FaceColor',[1 1 1]);
rectangle('Position',[56.25 -59.375 3.125 3.125], 'FaceColor',[0 0 0]);
rectangle('Position',[59.375 -59.375 3.125 3.125], 'FaceColor',[1 1 1]);
rectangle('Position',[56.25 -62.5 3.125 3.125], 'FaceColor',[0 0 0]);
rectangle('Position',[59.375 -62.5 3.125 3.125], 'FaceColor',[1 1 1]);
rectangle('Position',[62.5 -53.125 3.125 3.125], 'FaceColor',[0 0 0]);
rectangle('Position',[65.625 -53.125 3.125 3.125], 'FaceColor',[1 1 1]);
rectangle('Position',[62.5 -56.25 3.125 3.125], 'FaceColor',[1 1 1]);
rectangle('Position',[65.625 -56.25 3.125 3.125], 'FaceColor',[1 1 1]);
rectangle('Position',[87.5 -53.125 3.125 3.125], 'FaceColor',[1 1 1]);
rectangle('Position',[90.625 -53.125 3.125 3.125], 'FaceColor',[0 0 0]);
rectangle('Position',[87.5 -56.25 3.125 3.125], 'FaceColor',[1 1 1]);
rectangle('Position',[90.625 -56.25 3.125 3.125], 'FaceColor',[0 0 0]);
rectangle('Position',[93.75 -59.375 3.125 3.125], 'FaceColor',[1 1 1]);
rectangle('Position',[96.875 -59.375 3.125 3.125], 'FaceColor',[0 0 0]);
rectangle('Position',[93.75 -62.5 3.125 3.125], 'FaceColor',[1 1 1]);
rectangle('Position',[96.875 -62.5 3.125 3.125], 'FaceColor',[0 0 0]);
rectangle('Position',[93.75 -65.625 3.125 3.125], 'FaceColor',[1 1 1]);
rectangle('Position',[96.875 -65.625 3.125 3.125], 'FaceColor',[0 0 0]);
rectangle('Position',[93.75 -68.75 3.125 3.125], 'FaceColor',[1 1 1]);
rectangle('Position',[96.875 -68.75 3.125 3.125], 'FaceColor',[0 0 0]);
rectangle('Position',[50 -78.125 3.125 3.125], 'FaceColor',[1 1 1]);
rectangle('Position',[53.125 -78.125 3.125 3.125], 'FaceColor',[0 0 0]);
rectangle('Position',[50 -81.25 3.125 3.125], 'FaceColor',[1 1 1]);
rectangle('Position',[53.125 -81.25 3.125 3.125], 'FaceColor',[0 0 0]);
rectangle('Position',[50 -84.375 3.125 3.125], 'FaceColor',[1 1 1]);
rectangle('Position',[53.125 -84.375 3.125 3.125], 'FaceColor',[0 0 0]);
rectangle('Position',[50 -87.5 3.125 3.125], 'FaceColor',[1 1 1]);
rectangle('Position',[53.125 -87.5 3.125 3.125], 'FaceColor',[0 0 0]);
rectangle('Position',[62.5 -84.375 3.125 3.125], 'FaceColor',[1 1 1]);
rectangle('Position',[65.625 -84.375 3.125 3.125], 'FaceColor',[1 1 1]);
rectangle('Position',[62.5 -87.5 3.125 3.125], 'FaceColor',[0 0 0]);
rectangle('Position',[65.625 -87.5 3.125 3.125], 'FaceColor',[0 0 0]);
rectangle('Position',[68.75 -84.375 3.125 3.125], 'FaceColor',[1 1 1]);
rectangle('Position',[71.875 -84.375 3.125 3.125], 'FaceColor',[1 1 1]);
rectangle('Position',[68.75 -87.5 3.125 3.125], 'FaceColor',[0 0 0]);
rectangle('Position',[71.875 -87.5 3.125 3.125], 'FaceColor',[1 1 1]);
rectangle('Position',[50 -90.625 3.125 3.125], 'FaceColor',[1 1 1]);
rectangle('Position',[53.125 -90.625 3.125 3.125], 'FaceColor',[0 0 0]);
rectangle('Position',[50 -93.75 3.125 3.125], 'FaceColor',[1 1 1]);
rectangle('Position',[53.125 -93.75 3.125 3.125], 'FaceColor',[0 0 0]);
rectangle('Position',[50 -96.875 3.125 3.125], 'FaceColor',[1 1 1]);
rectangle('Position',[53.125 -96.875 3.125 3.125], 'FaceColor',[0 0 0]);
rectangle('Position',[50 -100 3.125 3.125], 'FaceColor',[0 0 0]);
rectangle('Position',[53.125 -100 3.125 3.125], 'FaceColor',[0 0 0]);
rectangle('Position',[62.5 -96.875 3.125 3.125], 'FaceColor',[1 1 1]);
rectangle('Position',[65.625 -96.875 3.125 3.125], 'FaceColor',[1 1 1]);
rectangle('Position',[62.5 -100 3.125 3.125], 'FaceColor',[0 0 0]);
rectangle('Position',[65.625 -100 3.125 3.125], 'FaceColor',[0 0 0]);
rectangle('Position',[68.75 -96.875 3.125 3.125], 'FaceColor',[1 1 1]);
rectangle('Position',[71.875 -96.875 3.125 3.125], 'FaceColor',[1 1 1]);
rectangle('Position',[68.75 -100 3.125 3.125], 'FaceColor',[0 0 0]);
rectangle('Position',[71.875 -100 3.125 3.125], 'FaceColor',[0 0 0]);
rectangle('Position',[75 -78.125 3.125 3.125], 'FaceColor',[0 0 0]);
rectangle('Position',[78.125 -78.125 3.125 3.125], 'FaceColor',[0 0 0]);
rectangle('Position',[75 -81.25 3.125 3.125], 'FaceColor',[1 1 1]);
rectangle('Position',[78.125 -81.25 3.125 3.125], 'FaceColor',[1 1 1]);
rectangle('Position',[87.5 -78.125 3.125 3.125], 'FaceColor',[0 0 0]);
rectangle('Position',[90.625 -78.125 3.125 3.125], 'FaceColor',[0 0 0]);
rectangle('Position',[87.5 -81.25 3.125 3.125], 'FaceColor',[1 1 1]);
rectangle('Position',[90.625 -81.25 3.125 3.125], 'FaceColor',[1 1 1]);
rectangle('Position',[93.75 -78.125 3.125 3.125], 'FaceColor',[0 0 0]);
rectangle('Position',[96.875 -78.125 3.125 3.125], 'FaceColor',[0 0 0]);
rectangle('Position',[93.75 -81.25 3.125 3.125], 'FaceColor',[1 1 1]);
rectangle('Position',[96.875 -81.25 3.125 3.125], 'FaceColor',[0 0 0]);
rectangle('Position',[93.75 -84.375 3.125 3.125], 'FaceColor',[1 1 1]);
rectangle('Position',[96.875 -84.375 3.125 3.125], 'FaceColor',[0 0 0]);
rectangle('Position',[93.75 -87.5 3.125 3.125], 'FaceColor',[1 1 1]);
rectangle('Position',[96.875 -87.5 3.125 3.125], 'FaceColor',[0 0 0]);
rectangle('Position',[81.25 -90.625 3.125 3.125], 'FaceColor',[0 0 0]);
rectangle('Position',[84.375 -90.625 3.125 3.125], 'FaceColor',[0 0 0]);
rectangle('Position',[81.25 -93.75 3.125 3.125], 'FaceColor',[1 1 1]);
rectangle('Position',[84.375 -93.75 3.125 3.125], 'FaceColor',[1 1 1]);
rectangle('Position',[75 -96.875 3.125 3.125], 'FaceColor',[1 1 1]);
rectangle('Position',[78.125 -96.875 3.125 3.125], 'FaceColor',[1 1 1]);
rectangle('Position',[75 -100 3.125 3.125], 'FaceColor',[0 0 0]);
rectangle('Position',[78.125 -100 3.125 3.125], 'FaceColor',[0 0 0]);
rectangle('Position',[81.25 -96.875 3.125 3.125], 'FaceColor',[1 1 1]);
rectangle('Position',[84.375 -96.875 3.125 3.125], 'FaceColor',[1 1 1]);
rectangle('Position',[81.25 -100 3.125 3.125], 'FaceColor',[0 0 0]);
rectangle('Position',[84.375 -100 3.125 3.125], 'FaceColor',[0 0 0]);
rectangle('Position',[93.75 -90.625 3.125 3.125], 'FaceColor',[1 1 1]);
rectangle('Position',[96.875 -90.625 3.125 3.125], 'FaceColor',[0 0 0]);
rectangle('Position',[93.75 -93.75 3.125 3.125], 'FaceColor',[1 1 1]);
rectangle('Position',[96.875 -93.75 3.125 3.125], 'FaceColor',[0 0 0]);
rectangle('Position',[87.5 -96.875 3.125 3.125], 'FaceColor',[1 1 1]);
rectangle('Position',[90.625 -96.875 3.125 3.125], 'FaceColor',[1 1 1]);
rectangle('Position',[87.5 -100 3.125 3.125], 'FaceColor',[0 0 0]);
rectangle('Position',[90.625 -100 3.125 3.125], 'FaceColor',[0 0 0]);
rectangle('Position',[93.75 -96.875 3.125 3.125], 'FaceColor',[1 1 1]);
rectangle('Position',[96.875 -96.875 3.125 3.125], 'FaceColor',[0 0 0]);
rectangle('Position',[93.75 -100 3.125 3.125], 'FaceColor',[0 0 0]);
rectangle('Position',[96.875 -100 3.125 3.125], 'FaceColor',[0 0 0]);
X=[93,87.5,84.375,81.25,81.25,75,70,62.5,56.25,50,43.75,37.5,31.25,25,18.75,15.625,12.5,9.375,9.375,9.375,12.5,12.5,12.5,12.5,6.25,6.25,6.25,6.25,6,6];
Y=[-93,-92.5,-91.25,-90.625,-87.5,-81.25,-75,-68.75,-67.5,-62.5,-56.25,-50,-43.75,-43.75,-43.75,-46.875,-50,-53.125,-56.25,-59.375,-62.5,-68.75,-71.875,-75,-81.25,-84.375,-87.5,-90.625,-93,-93];
hold on;
plot(X,Y,'r');
plot(X,Y,'bo');
legend('152.23','Location','southoutside');
